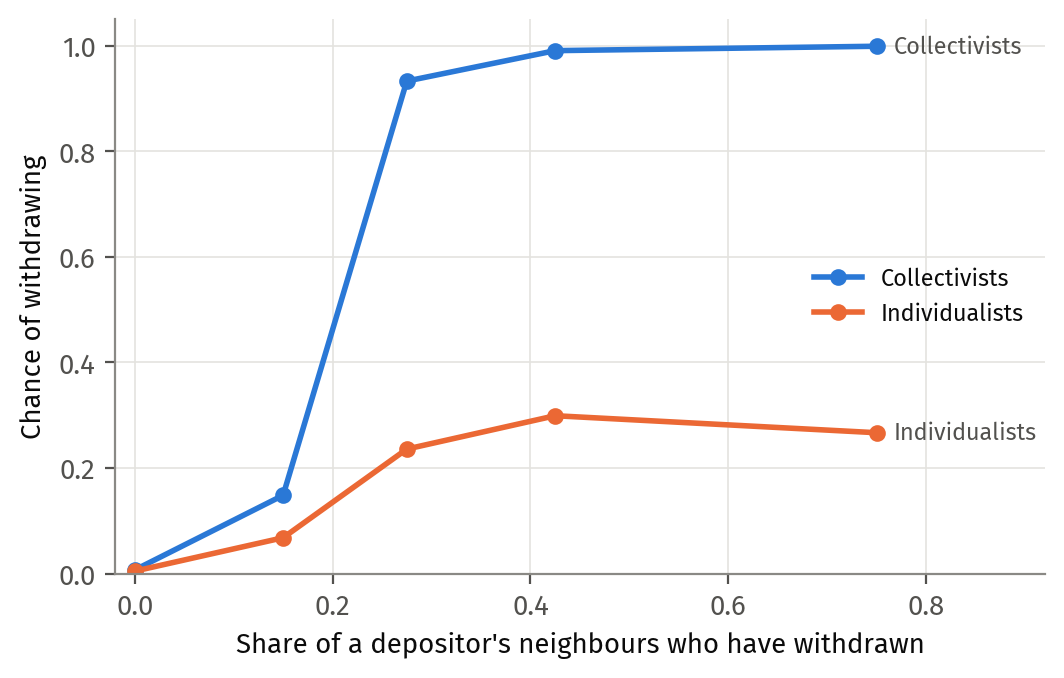
#> input picture figures/deck_lay/e07_herding.png, 1064 x 678 px
$ python recolour_individualists.py
#> lines starting #> are read from the running program, lines starting #| are printed output that depends on the picture; after the words box and inside, x2 and y2 are one past the last pixel; in counts of white or black regions, pixels touching at a corner belong together
#!/usr/bin/env python3
"""Stopgap (2026-10-26): recolour individualists from orange (#eb6834, figstyle
INDIV) to red in the seminar exhibit that draws the two types, by shifting the
orange hue in the PNG. Rerun fig_deck.py --lay on the HPC with the new colour
and delete this. Usage: python3 scripts/recolour_individualists.py [RRGGBB]
"""
import sys
from pathlib import Path
import numpy as np
from PIL import Image

RED = sys.argv[1] if len(sys.argv) > 1 else "D62828"
root = Path(__file__).resolve().parent.parent / "figures" / "deck_lay"
tr, tg, tb = (int(RED[i:i + 2], 16) for i in (0, 2, 4))
for name in ["e07_herding.png"]:
    p = root / name
    im = Image.open(p).convert("RGB"); a = np.asarray(im).astype(float)
    r, g, b = a[..., 0], a[..., 1], a[..., 2]
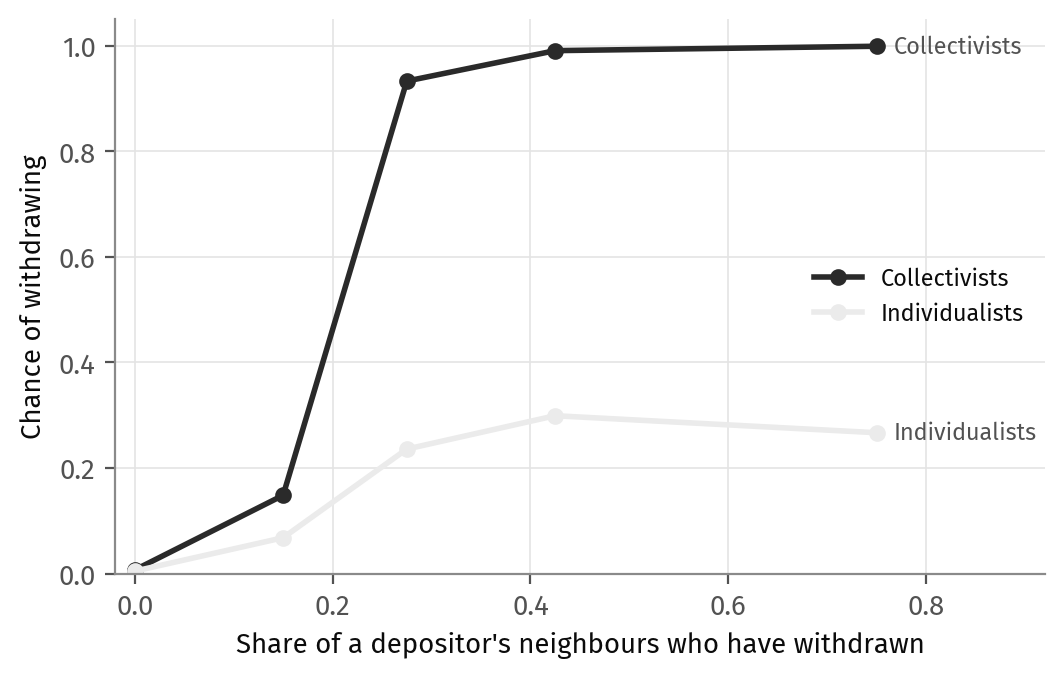
#> r: shape (678, 1064) float64; min 11, max 255, mean 248.6
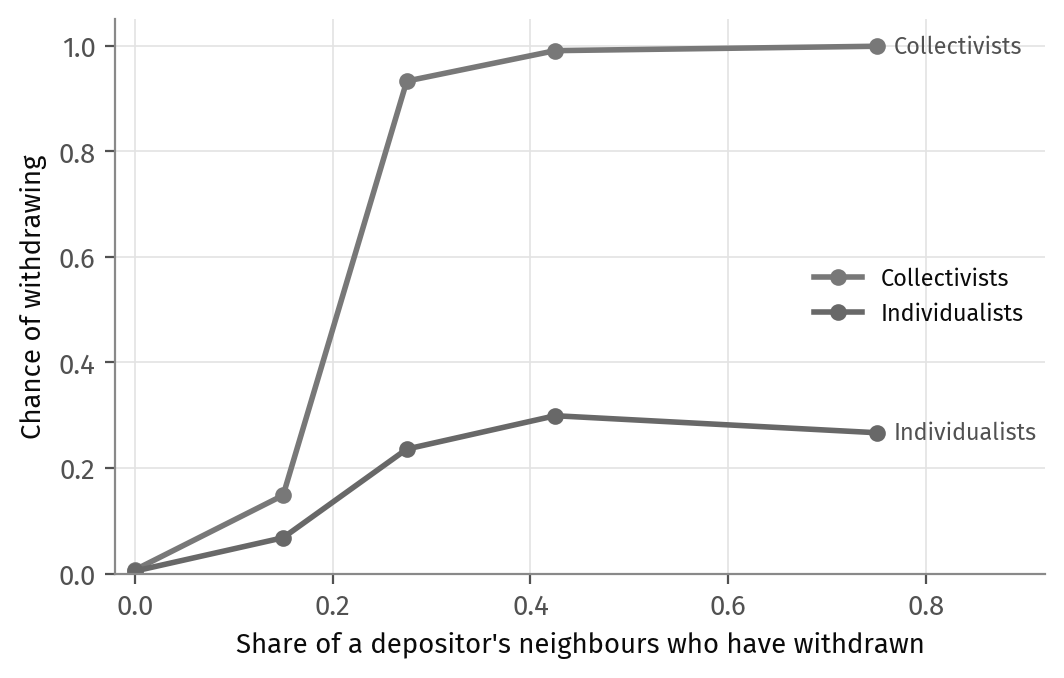
#> g: shape (678, 1064) float64; min 11, max 255, mean 248.3
    # orange ink: red well above blue, green between them (anti-aliased blends included)
    mask = (r > b + 40) & (g > b + 5) & (g < r - 10)
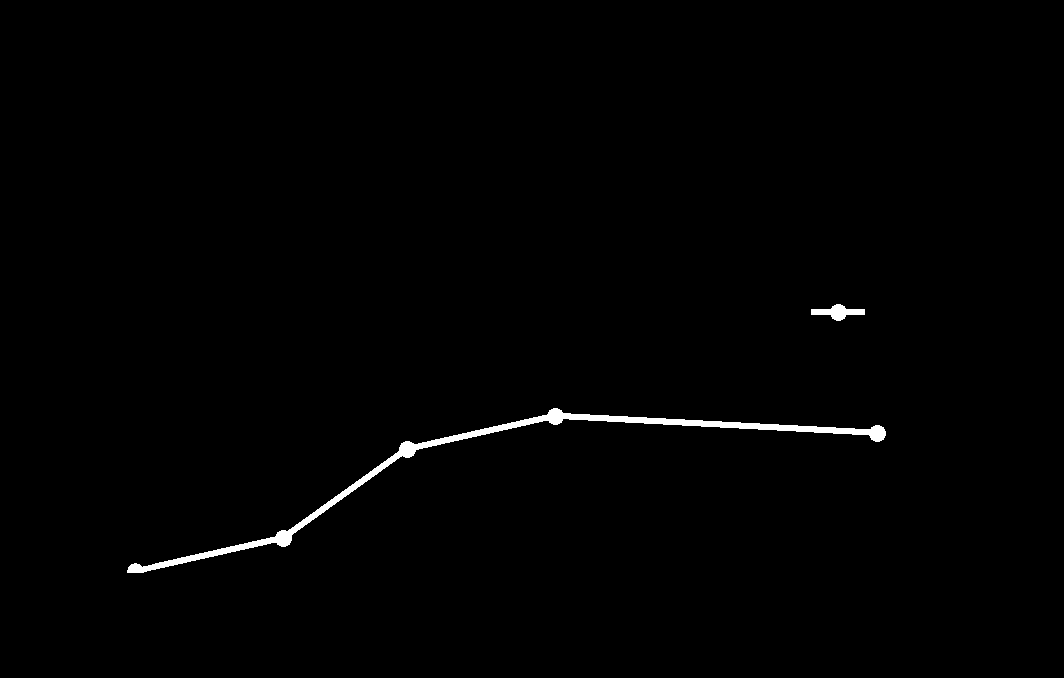
#> mask: shape (678, 1064) bool; 0.81% white; 2 white regions, box (x1, y1, x2, y2) and area: (127, 408, 886, 573) 5376, (811, 304, 865, 321) 449
    # how much ink vs white: 1 at the pure colour, 0 at white (blue channel 52 at full ink)
    ink = np.clip((255 - b) / (255 - 0x34), 0, 1)[mask]
#> ink = 5825 values, max 1 at index 6, min 0.227 at index 1132, mean 0.917
    out = a.copy()
    out[mask, 0] = 255 - ink * (255 - tr)
    out[mask, 1] = 255 - ink * (255 - tg)
    out[mask, 2] = 255 - ink * (255 - tb)
    Image.fromarray(out.round().astype(np.uint8)).save(p)
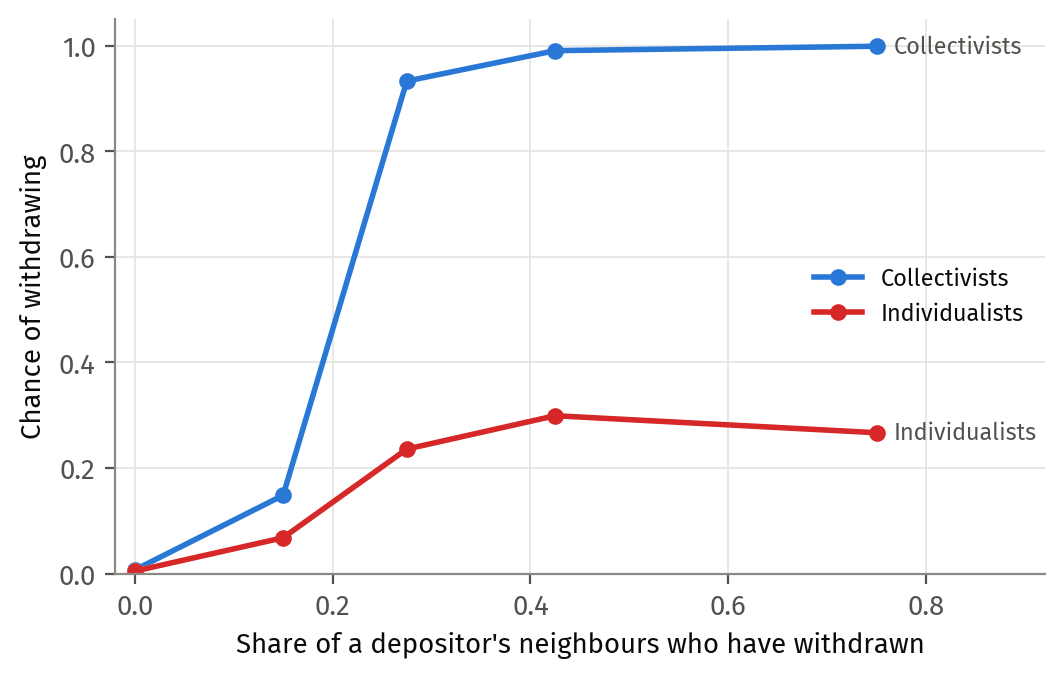
#> saved as e07_herding.png: PIL image 1064x678 RGB; mean R, G, B 248.4, 247.8, 248.6
    print(name, "recoloured pixels:", int(mask.sum()))
#| e07_herding.png recoloured pixels: 5825

$ run again, with figures/deck/e02_whoruns.png copied over figures/deck_lay/e07_herding.png
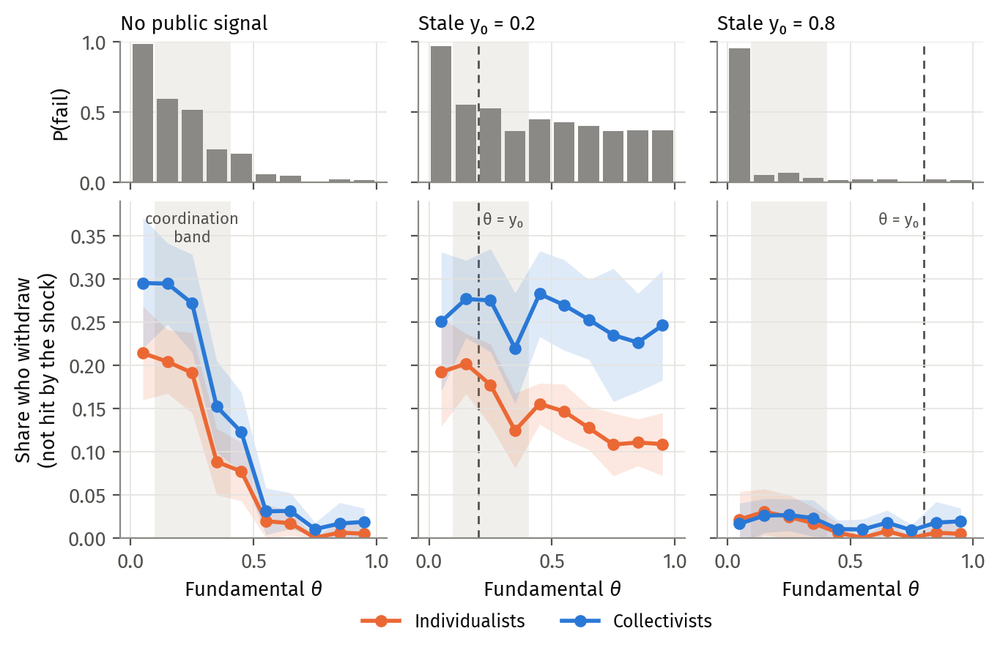
#> input picture figures/deck/e02_whoruns.png, 1000 x 653 px, shrunk from 1365 x 892 before the run
#> `mask = (r > b + 40) & (g > b + 5) & (g < r - 10)`:
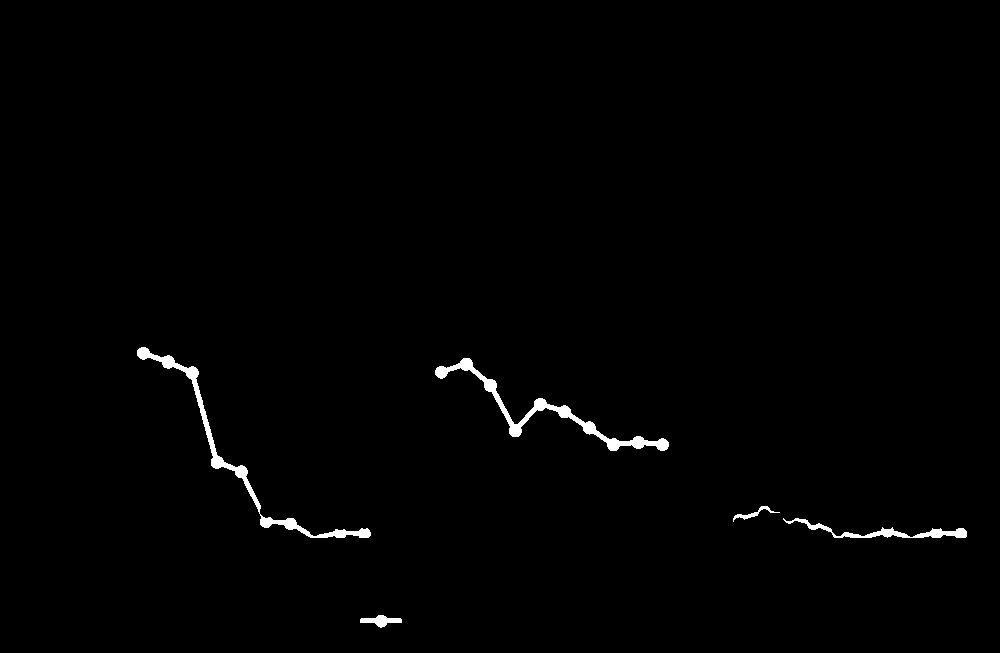
#> mask: shape (653, 1000) bool; 0.87% white; 5 white regions, box (x1, y1, x2, y2) and area: (137, 347, 371, 538) 2192, (435, 358, 669, 451) 2175, (783, 518, 967, 538) 893, (360, 615, 402, 628) 275, (733, 506, 780, 522) 159
#> ink = 5694 values, max 1 at index 6, min 0.202 at index 5257, mean 0.885
#> `Image.fromarray(out.round().astype(np.uint8)).save(p)`:
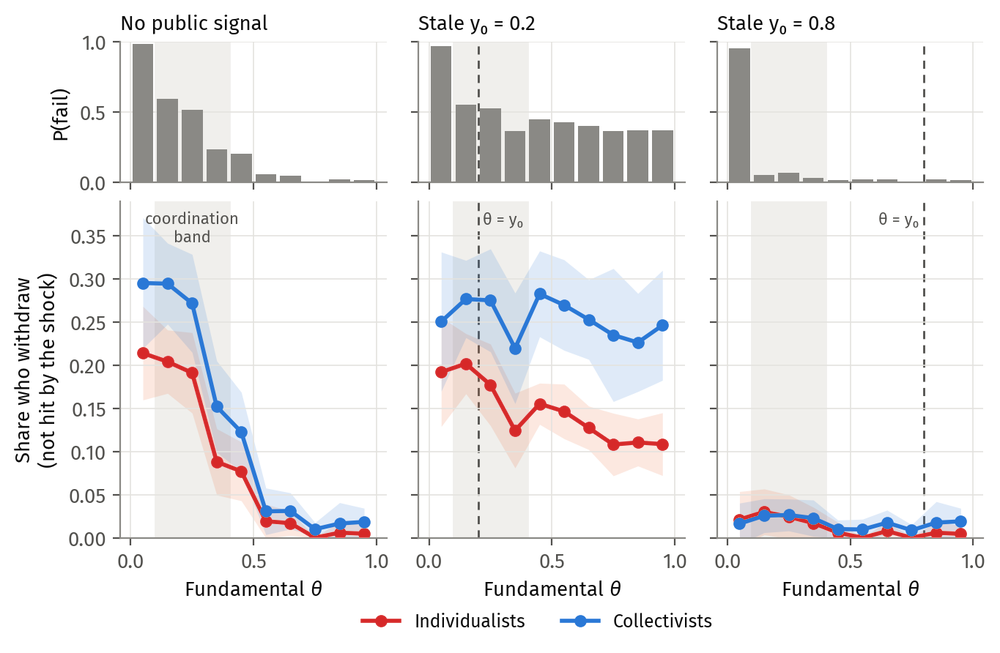
#> saved as e07_herding.png: PIL image 1000x653 RGB; mean R, G, B 239.3, 238.5, 239.1
#| e07_herding.png recoloured pixels: 5694
